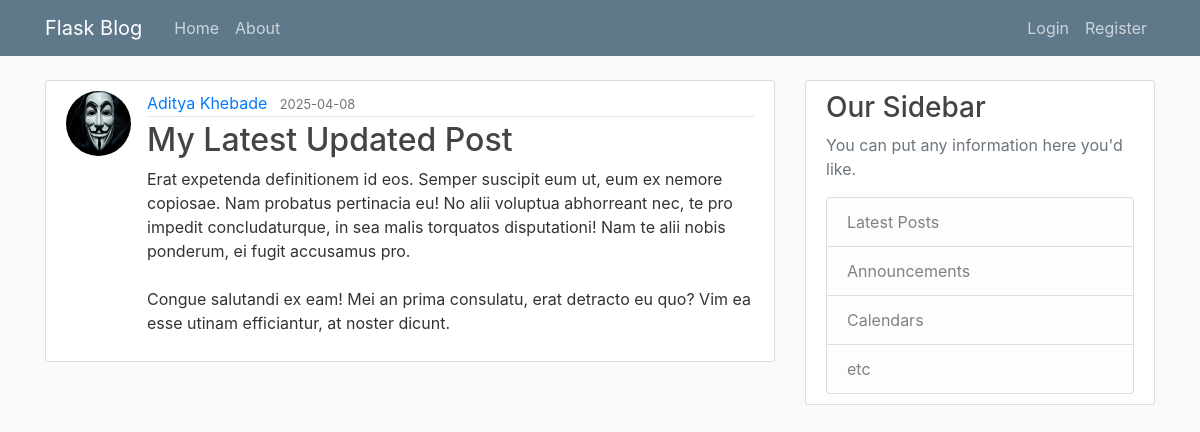
Before: /post/24 with the older database file.
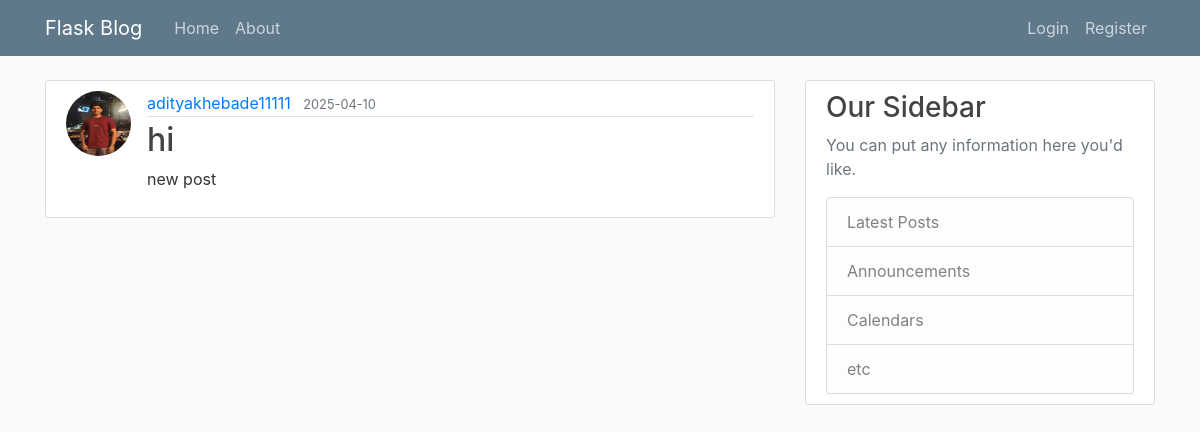
After: the same page with the newer database file.
### flasku/models.py (models this page shows, shortened)
class User(db.Model,UserMixin):
    id = db.Column(db.Integer, primary_key=True)
    username = db.Column(db.String(20), unique=True, nullable=False)
    email = db.Column(db.String(120), unique=True, nullable=False)
    image_file = db.Column(db.String(20), nullable=False, default='default.jpg')
    password = db.Column(db.String(60), nullable=False)
    posts = db.relationship('Post', backref='author', lazy=True)

class Post(db.Model):
    id = db.Column(db.Integer, primary_key=True)
    title = db.Column(db.String(100), nullable=False)
    date_posted = db.Column(db.DateTime, nullable=False, default=datetime.utcnow)
    content = db.Column(db.Text, nullable=False)
    user_id = db.Column(db.Integer, db.ForeignKey('user.id'), nullable=False)

### flasku/posts/routes.py (the view)
@posts.route("/post/<int:post_id>")#for each post specific id will be provided in int
def post(post_id):
    post=Post.query.get_or_404(post_id)#
    return render_template('post.html',title=post.title,post=post)

### flasku/templates/post.html (shortened to what this page needs)
{% extends "layout.html" %}
{% block content %}
    <article class="media content-section">
      <img class="rounded-circle article-img" src="{{url_for('static',filename='profile_pics/' + post.author.image_file) }}">
      <div class="media-body">
        <div class="article-metadata">
          <a class="mr-2" href="{{ url_for('users.user_posts', username=post.author.username) }}">{{ post.author.username }}</a>
          <small class="text-muted">{{ post.date_posted.strftime('%Y-%m-%d') }}</small>
      </div>
      <h2 class="article-title">{{ post.title }}</h2>
      <p class="article-content">{{ post.content }}</p>
    </div>
  </article>
{% endblock content %}

### flasku/templates/layout.html (shortened to what this page needs)
<!DOCTYPE html>
<html>
<head>
    <link rel="stylesheet" href="https://maxcdn.bootstrapcdn.com/bootstrap/4.0.0/css/bootstrap.min.css">
    <link rel="stylesheet" type="text/css" href="{{ url_for('static', filename='main.css') }}">
</head>
<body>
    <header class="site-header">
        <nav class="navbar navbar-expand-md navbar-dark bg-steel fixed-top">
          <div class="container">
            <a class="navbar-brand mr-4" href="/">Flask Blog</a>
            <div class="collapse navbar-collapse" id="navbarToggle">
              <div class="navbar-nav mr-auto">
                <a class="nav-item nav-link" href="{{url_for('main.home')}}">Home</a>
                <a class="nav-item nav-link" href="{{url_for('main.about')}}">About</a>
              </div>
              <div class="navbar-nav">
                {%if current_user.is_authenticated%}
                <a class="nav-item nav-link" href="{{url_for('posts.new_post')}}">New Post</a>
                <a class="nav-item nav-link" href="{{url_for('users.account')}}">account</a>
                <a class="nav-item nav-link" href="{{url_for('users.logout')}}">Logout</a>
                {%else%}
                <a class="nav-item nav-link" href="{{url_for('users.login')}}">Login</a>
                <a class="nav-item nav-link" href="{{url_for('users.register')}}">Register</a>
                {%endif%}
              </div>
            </div>
          </div>
        </nav>
    </header>
    <main role="main" class="container mt-5">
        <div class="row">
          <div class="col-md-8">
           {% block content %}{% endblock %}
          </div>
          <div class="col-md-4">
            <div class="content-section">
              <h3>Our Sidebar</h3>
              <p class='text-muted'>You can put any information here you'd like.</p>
              <ul class="list-group">
                <li class="list-group-item list-group-item-light">Latest Posts</li>
                <li class="list-group-item list-group-item-light">Announcements</li>
                <li class="list-group-item list-group-item-light">Calendars</li>
                <li class="list-group-item list-group-item-light">etc</li>
              </ul>
            </div>
          </div>
        </div>
    </main>
</body>
</html>

### flasku/static/main.css (style rules this page uses)
body { background: #fafafa; color: #333333; margin-top: 5rem; }
h1, h2, h3, h4, h5, h6 { color: #444444; }
.bg-steel { background-color: #5f788a; }
.site-header .navbar-nav .nav-link { color: #cbd5db; }
.content-section { background: #ffffff; padding: 10px 20px; border: 1px solid #dddddd; border-radius: 3px; margin-bottom: 20px; }
.article-title { color: #444444; }
.article-content { white-space: pre-line; }
.article-img { height: 65px; width: 65px; margin-right: 16px; }
.article-metadata { padding-bottom: 1px; margin-bottom: 4px; border-bottom: 1px solid #e3e3e3 }

Changed rows visible on the page:
no longer on this page (row edited): User: image_file (placeholder picture), author.username "Aditya Khebade"
added User: image_file (picture), author.username "adityakhebade11111"
changed Post: date_posted "2025-04-08" → "2025-04-10"; title "My Latest Updated Post" → "hi"; content "Erat expetenda definitionem id eos. Semper suscipit eum ut, eum ex nemore copiosae. Nam probatus pertinacia eu! No alii voluptua abhorreant nec, te pro impedit concludaturque, in sea malis torquatos disputationi! Nam te alii nobis ponderum, ei fugit accusamus pro. Congue salutandi ex eam! Mei an prima consulatu, erat detracto eu quo? Vim ea esse utinam efficiantur, at noster dicunt." → "new post"
